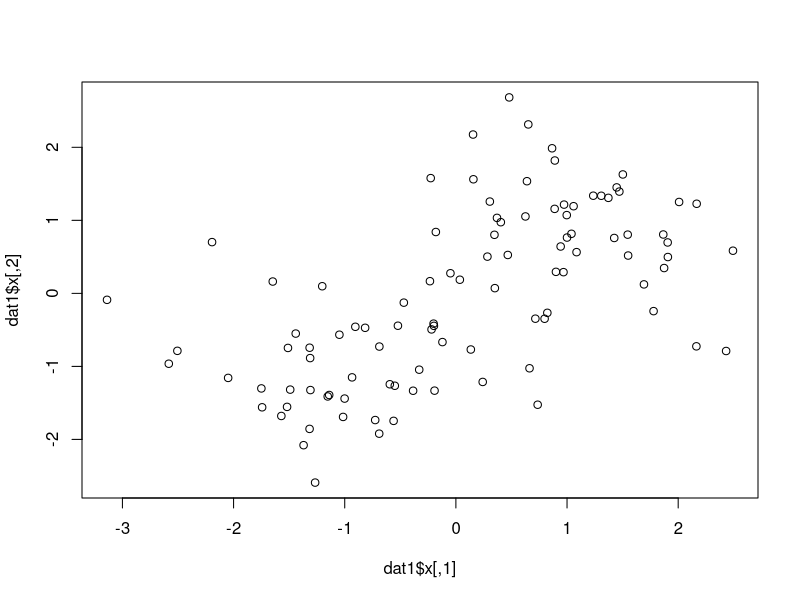
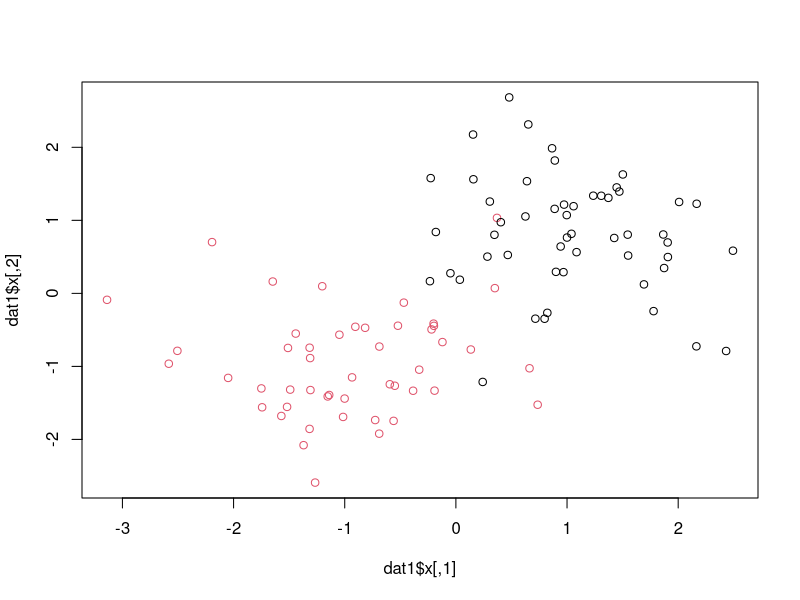
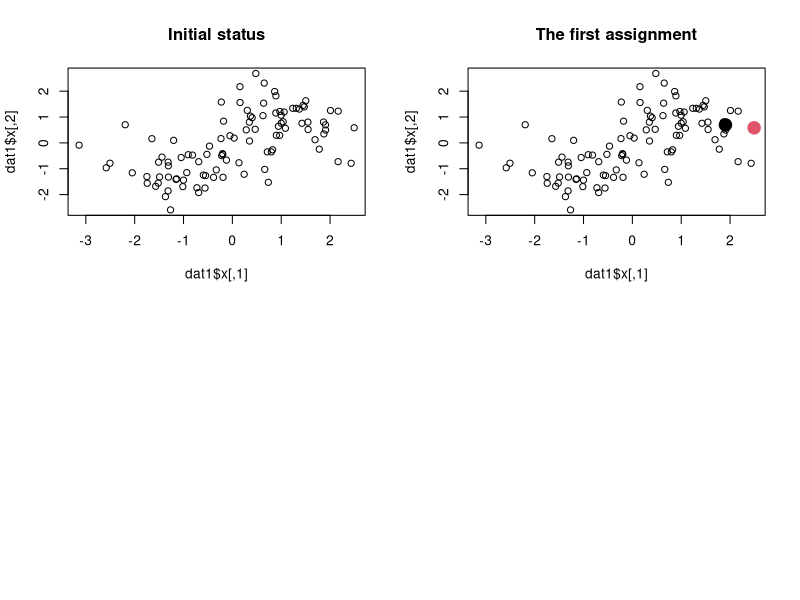

Write the R code that produced these figures, in order. (Note: this script raises an error after producing the figures.)
## ---- chunk 1
knitr::opts_chunk$set(echo = TRUE)
## ---- chunk 2
library(mlbench)
n = 100
k = 2
dat1 = mlbench.2dnormals(n, cl=k, r=sqrt(k), sd=0.7)
plot(dat1$x,col=rep(1,n))
## ---- chunk 3
plot(dat1$x,col=dat1$classes)
## ---- chunk 4
# Assign cluster labels given centroidids
Assigment <- function(dat,centroidids){
    n <- dim(dat)[1]
    k <- dim(centroidids)[1]
    classes <- rep(1,n)

    for(i in 1:n){
        #mindist <- dist(rbind(dat[i,],centroidids[1]))
        mindist <- norm(as.matrix(dat[i,]-centroidids[1]), type="F")
        for(j in 2:k){
            currentdis = norm(as.matrix(dat[i,]-centroidids[j]), type="F")
            if( currentdis < mindist){
                mindist = currentdis
                classes[i] = j
            }
        }
    }
    classes
}

# Update centroidids given cluster labels
Update <- function(dat,classes,k){
    l = dim(dat)[2]
    centroidids <- matrix(0, nrow=k,ncol=l)
    for(i in 1:k){
        centroidids[i,] =  colMeans(dat[which(classes==i),])
    }
    centroidids
}
## ---- chunk 5
#kmeansStepbyStep
initids <- sample(n)[1:k]
par(mfrow=c(2,2))
cols = rep(1,n)
plot(dat1$x,col=cols)
title('Initial status')
centroidids <- dat1$x[initids,]
classes <- Assigment(dat1$x, centroidids)
plot(dat1$x,col=classes)
points(centroidids, y = NULL, pch=19,cex=2,col=1:k)
title('The first assignment')
for(i in 3:4){
    centroidids <- Update(dat1$x, classes, k)
    classes <- Assigment(dat1$x, centroidids)
    plot(dat1$x,col=classes)
    points(centroidids, y = NULL, pch=19,cex=2,col=1:k)
    title(paste('The assignment procedure: ',(i-1)))
}
## ---- chunk 6
dat2 <- mlbench.spirals(100,1,0.025)
par(mfrow=c(1,2))
plot(dat2$x)
title('data points')

#we call the system function kmeans this time
km <- kmeans(dat2$x, centers=k)
plot(dat2$x, col=km$cluster)
title('Kmeans result')
## ---- chunk 7
#Similarity matrix is defined by Gaussian Kernel distance
S <- matrix(rep(NA,n^2), ncol=n)
  for(i in 1:n) {
    for(j in 1:n) {
      S[i,j] <- exp(- 1 * norm(as.matrix(dat2$x[i,]-dat2$x[j,]), type="F"))
    }
}

#k-nearest neighorhood to filter affinity
make.affinity <- function(S, n.neighboors=3) {
  N <- length(S[,1])
  if (n.neighboors >= N) {  # fully connected
    A <- S
  } else {
    A <- matrix(rep(0,N^2), ncol=N)
    for(i in 1:N) { # for each line
      # only connect to those points with larger similarity 
      best.similarities <- sort(S[i,], decreasing=TRUE,index.return = TRUE)
      for (j in best.similarities$ix[1:n.neighboors]) {
        A[i,j] <- S[i,j]
        A[j,i] <- S[i,j] # to make an undirected graph, ie, the matrix becomes symmetric
      }
    }
  }
  A  
}

##The real code for spectral clustering is quite simple:
A <- make.affinity(S)
d <- apply(A, 1, sum)
L <- diag(d)-A                       # unnormalized version
#L <- diag(d^-0.5)%*%L%*% diag(d^-0.5) # normalized version
evL <- eigen(L,symmetric=TRUE)	# evL$values is decreasing sorted when symmetric=TRUE
# pick the first k first k eigenvectors (corresponding k smallest) as data points in spectral space
Z <- evL$vectors[,(ncol(evL$vectors)-k+1):ncol(evL$vectors)]
spc <- kmeans(Z, centers=k)
plot(dat2$x, col=spc$cluster)
title('Spectral clustering result')
## ---- chunk 8
library(kernlab)
skm=specc(dat2$x,centers=2)
plot(dat2$x, col=skm)
title('Spectral clustering result by kernlab')
## ---- chunk 9
library(kernlab)
plot(Z)
title('Data points in spectral space')
